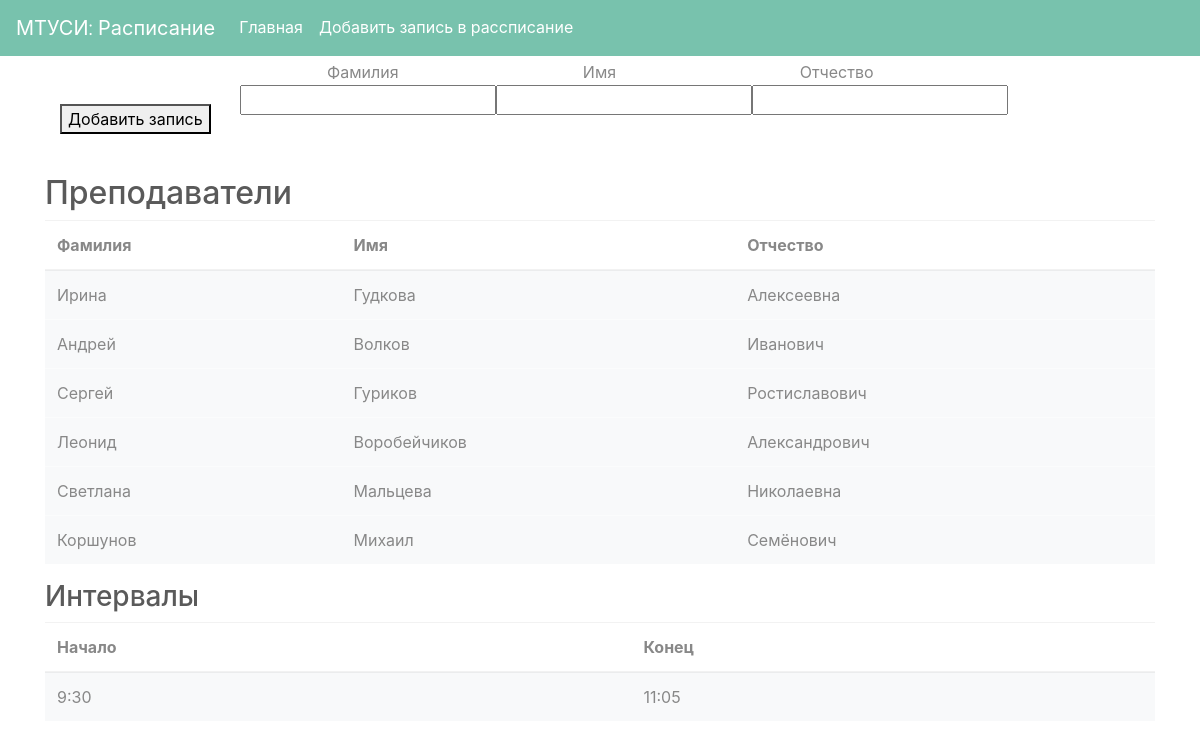
/lecturers, run on an earlier commit of the app's database.
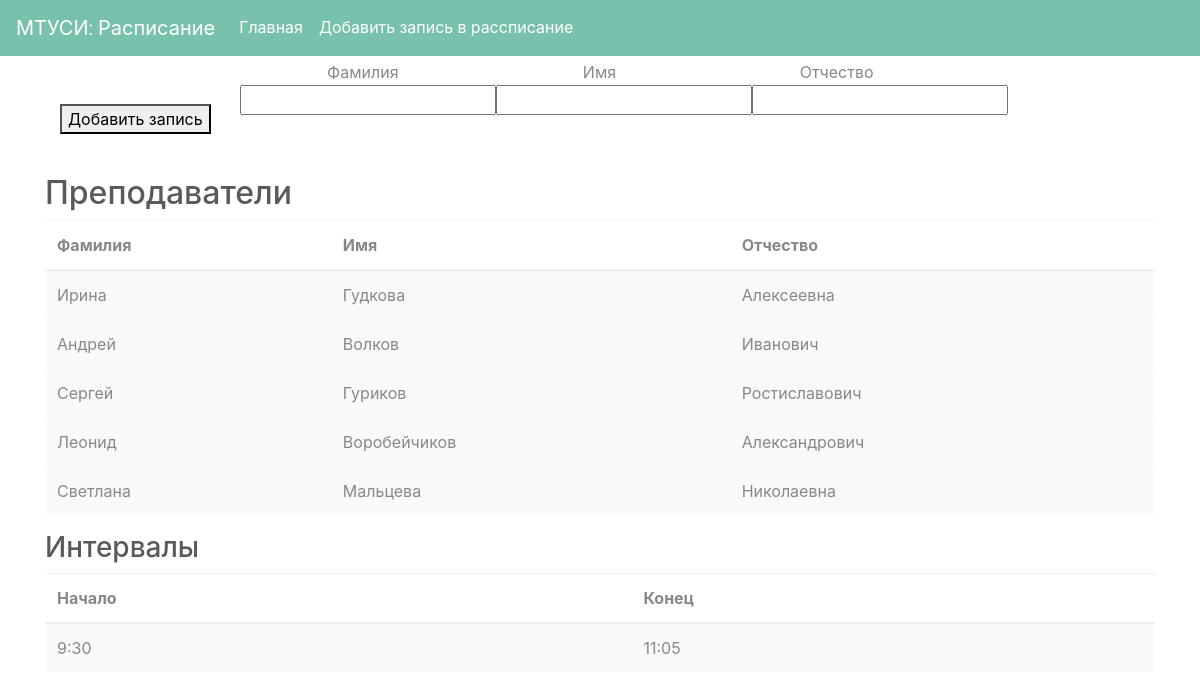
And on a later commit of the database.
### Models/Lecturer.py (models this page shows)
class Lecturer(db.Model):
    __tablename__ = 'lecturer'
    id = db.Column(db.Integer, primary_key=True)
    first_name = db.Column(db.String(30), unique=True, nullable=False)
    last_name = db.Column(db.String(30), unique=True, nullable=False)
    patronymic = db.Column(db.String(30), unique=True, nullable=False)

### Models/Interval.py (models this page shows)
class Interval(db.Model):
    __tablename__ = 'interval'
    id = db.Column(db.Integer, primary_key=True)
    begintime = db.Column(db.String(30), unique=True, nullable=False)
    endtime = db.Column(db.String(30), unique=True, nullable=False)

### Routes/Lecturers.py (the view)
@lecturers.route('/lecturers')
def index():
    return render_template('Index.html',
                           lecturers=Lecturer.query.all(),
                           intervals=Interval.query.all(),
                           subjects=Subject.query.all())

### templates/Index.html (shortened to what this page needs)
<!DOCTYPE html>
<html lang="en">
<head>
    <link rel="stylesheet" type="text/css" href="/static/css/bootstrap.min.css">
</head>
<body>
{% include "Nav.html" %}
<form action = "/lecturers" method="POST">
    <div class="TextLabel" align="center">
  <div class="bblock"> <label for="last_name"> Фамилия </label> </div>
  <div class="bblock"> <label for="first_name"> Имя </label> </div>
  <div class="bblock"> <label for="patronymic"> Отчество </label> </div></div>
<br>
    <div class="EnterInput" align="center">
        <div class="TextInput"> <input type="text" name = "last_name"> </div>
    <div class="TextInput"> <input type="text" name = "first_name"> </div>
    <div class="TextInput"> <input type="text" name = "patronymic"> </div></div>
    <br>
  <div class = "ButtonClick"> <button type="submit">Добавить запись</button>
  </div>
</form>
<div class="container">
    <div class="table">
        <h2>Преподаватели</h2>
        <table class="table table-hover">
    <thead>
    <tr>
        <th scope="col">Фамилия</th>
        <th scope="col">Имя</th>
        <th scope="col">Отчество</th>
    </tr>
    </thead>
    <tbody>
    {% for lecturer in lecturers %}
    <tr class="table-light">
        <td>{{ lecturer.last_name }}</td>
        <td>{{ lecturer.first_name }}</td>
        <td>{{ lecturer.patronymic }}</td>
    {% endfor %}
    </tr>
    </tbody>
</table>
    </div>
    <div class="table">
        <h3>Интервалы</h3>
        <table class="table table-hover">
    <thead>
    <tr>
        <th scope="col">Начало</th>
        <th scope="col">Конец</th>
    </tr>
    </thead>
   <tr class="table-light">
    {% for interval in intervals %}
        <td>{{ interval.begintime }}</td>
        <td>{{ interval.endtime}}</td>
    {% endfor %}
    </tr>
</table>
    </div>
</div>
</body>
</html>

### templates/Nav.html (shortened to what this page needs)
<nav class="navbar navbar-expand-lg navbar-dark bg-primary">
  <a class="navbar-brand" href="#">МТУСИ: Расписание</a>
  <div class="collapse navbar-collapse" id="navbarColor01">
    <ul class="navbar-nav mr-auto">
      <li class="nav-item active">
        <a class="nav-link" href="/lecturers">Главная <span class="sr-only">(current)</span></a>
      </li>
      <li class="nav-item active">
        <a class="nav-link" href="/lecturers/AddNote">Добавить запись в рассписание <span class="sr-only">(current)</span></a>
      </li>
    </ul>
  </div>
</nav>

### templates/Index.html (style rules this page uses)
.bblock { display: table-cell; width: 400px; height: 40px; text-align: center; vertical-align: middle; }
.TextLabel { position:absolute; left:20%; right:20%; display: table; display: inline-block; }
.TextInput { display: table-cell; width: 400px; height: 40px; text-align: center; vertical-align: middle; }
.EnterInput { position:absolute; left:20%; right:20%; display: table; display: inline-block; }
.ButtonClick { position: relative; left: 5%; height: 70px; width: 400px; }

What changed in the data, as far as the page shows it:
removed Lecturer: last_name "Коршунов", first_name "Михаил", patronymic "Семёнович"
